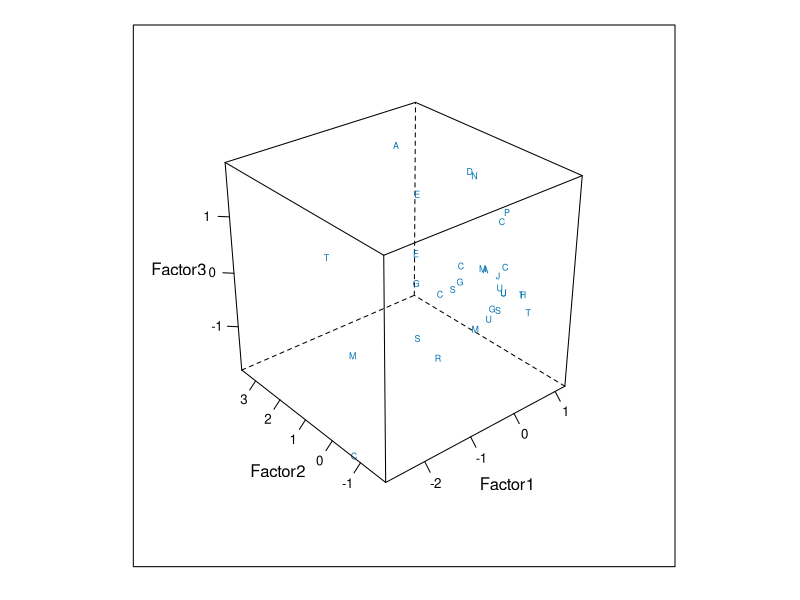
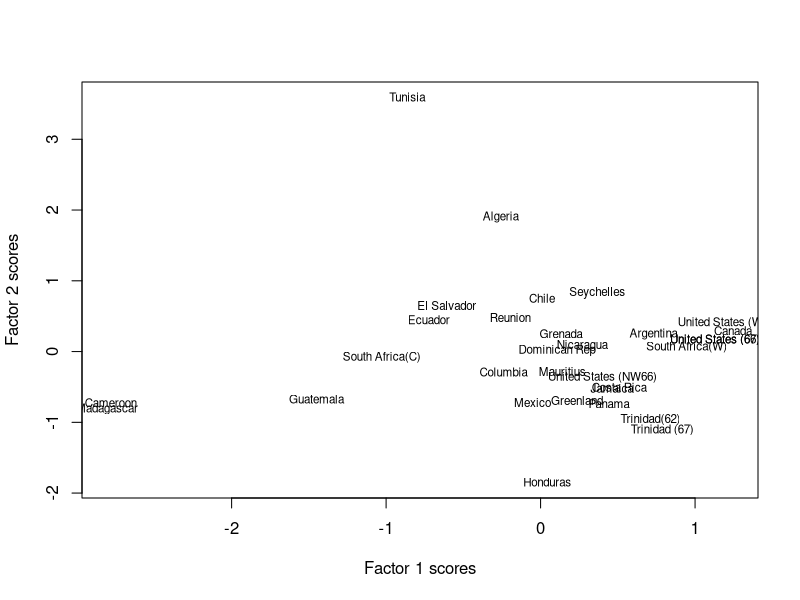
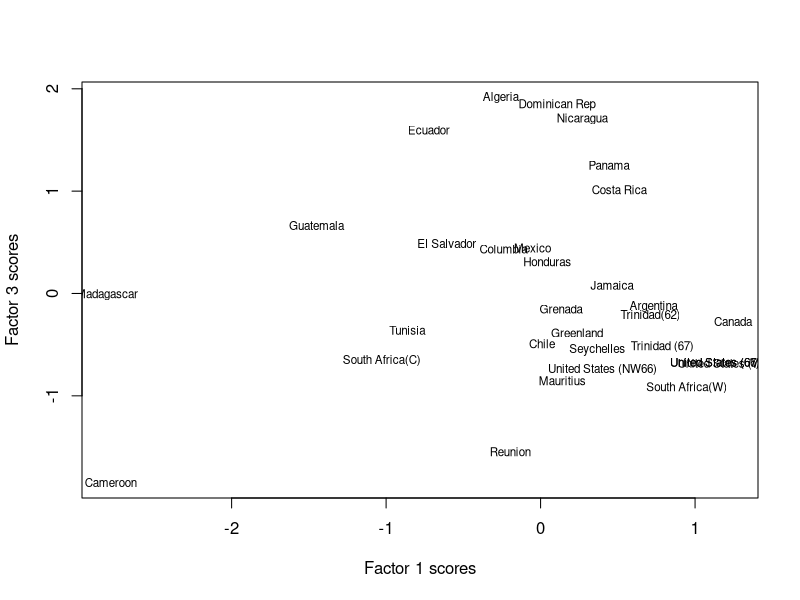
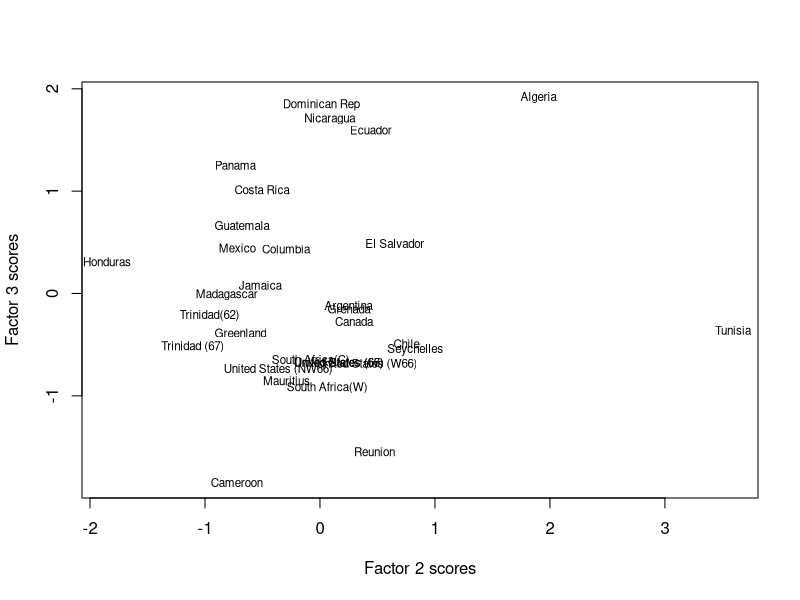
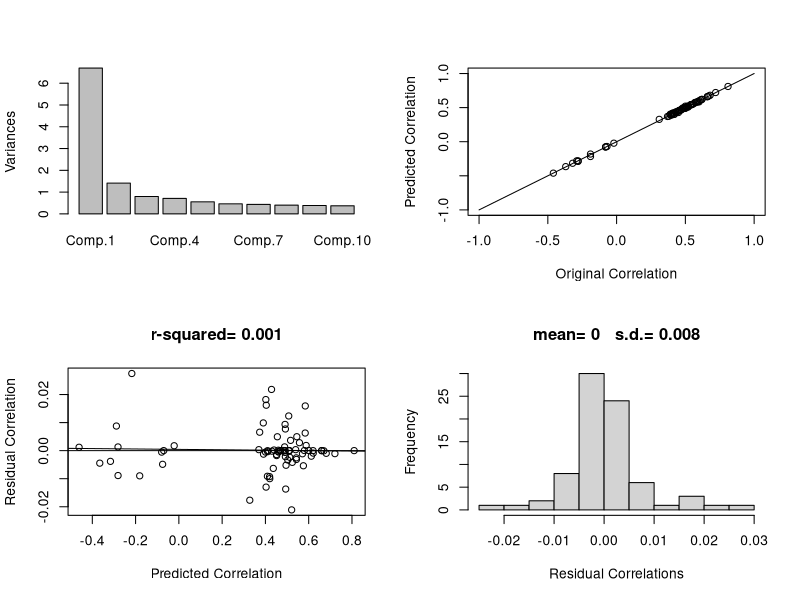
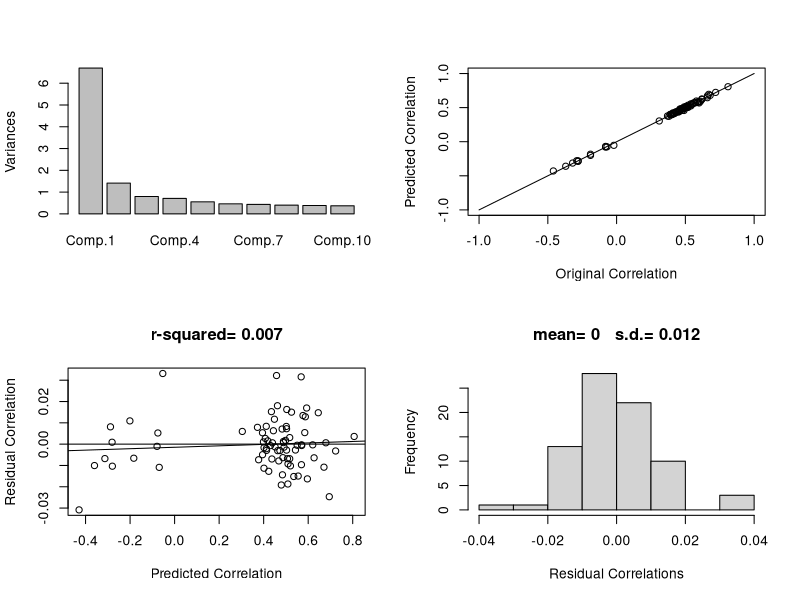
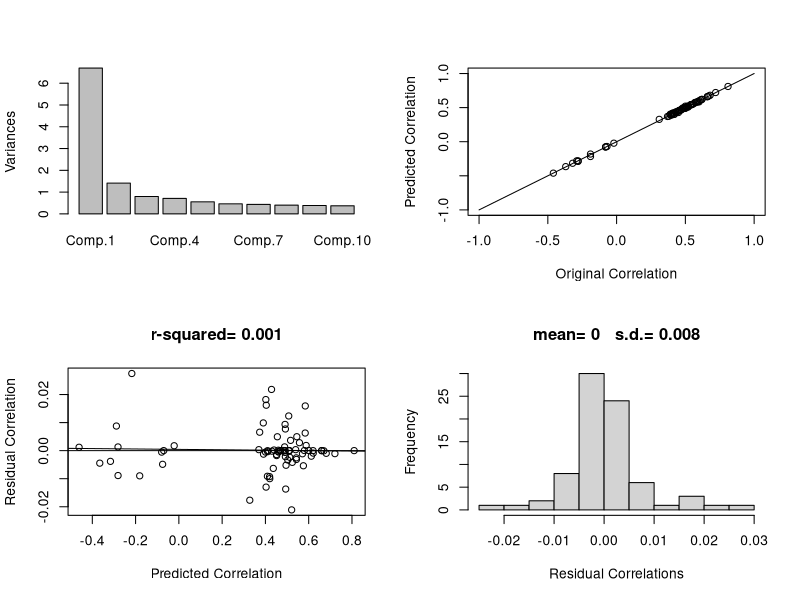
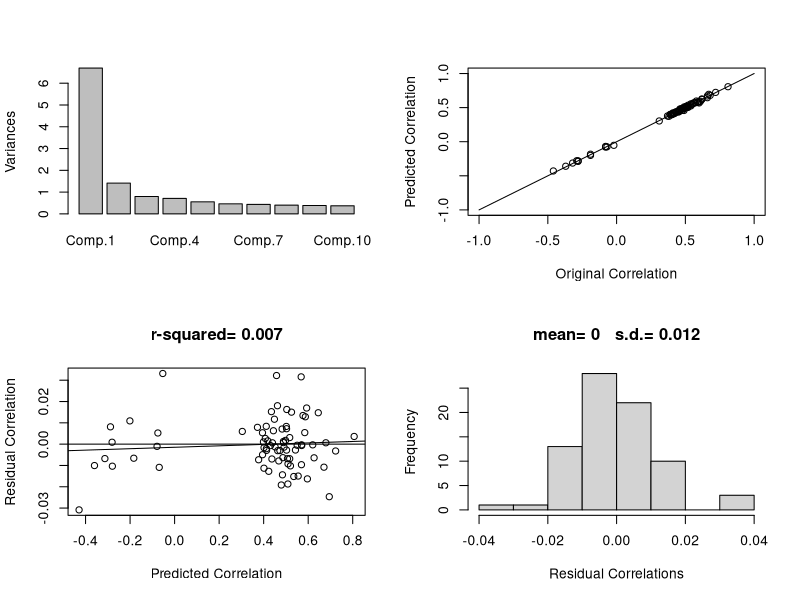

Write R code to recreate these figures, in order.
##########################################################################
######################                                                   #           
# R example code for factor analysis:                                    #
######################                                                   #
##########################################################################


## Example 1(a):

# The 13 observed variables in the WAIS study are as follows:
#X1 = Information
#X2 = Comprehension
#X3 = Arithmetic 
#X4 = Similarities 
#X5 = Digit.span 
#X6 = Vocabulary 
#X7 = Digit.symbol 
#X8 = Picture.completion 
#X9 = Block.design 
#X10 = Picture.arrangement 
#X11 = Object.assembly 
#X12 = Age 
#X13 = Education 

# The observed correlation matrix is:

wais.corr <- matrix( c(
    1,0.67,0.62,0.66,0.47,0.81,0.47,0.60,0.49,0.51,0.41,-0.07,0.66,
    .67,1,0.54,0.60,0.39,0.72,0.40,0.54,0.45,0.49,0.38,-0.08,0.52,
    .62,.54,1,0.51,0.51,0.58,0.41,0.46,0.48,0.43,0.37,-0.08,0.49,
    .66,.60,.51,1,0.41,0.68,0.49,0.56,0.50,0.50,0.41,-0.19,0.55,
    .47,.39,.51,.41,1,0.45,0.45,0.42,0.39,0.42,0.31,-0.19,0.43,
    .81,.72,.58,.68,.45,1,0.49,0.57,0.46,0.52,0.40,-0.02,0.62,
    .47,.40,.41,.49,.45,.49,1,0.50,0.50,0.52,0.46,-0.46,0.57,
    .60,.54,.46,.56,.42,.57,.50,1,0.61,0.59,0.51,-0.28,0.48,
    .49,.45,.48,.50,.39,.46,.50,.61,1,0.54,0.59,-0.32,0.44,
    .51,.49,.43,.50,.42,.52,.52,.59,.54,1,0.46,-0.37,0.49,
    .41,.38,.37,.41,.31,.40,.46,.51,.59,.46,1,-0.28,0.40,
    -.07,-.08,-.08,-.19,-.19,-.02,-.46,-.28,-.32,-.37,-.28,1,-0.29,
    .66,.52,.49,.55,.43,.62,.57,.48,.44,.49,.40,-.29,1
), nrow=13, ncol=13, byrow=T)

#Using the built-in R function factanal (which uses the maximum likelihood method):

# If we enter a covariance matrix (or correlation matrix) instead of a raw data matrix,
# we must tell R the number of observations in the data set with n.obs

factanal(covmat=wais.corr,factors=4, rotation="none", n.obs=933)
# Apparently 4 factors are not enough (P-value too small).

factanal(covmat=wais.corr,factors=5, rotation="none", n.obs=933)
# Apparently 5 factors are not enough (P-value still too small).

factanal(covmat=wais.corr,factors=6, rotation="none", n.obs=933)
# Apparently 6 factors are enough (P-value = 0.143).

# Let's save the final factor analysis solution as WAIS.fa.6 :

WAIS.fa.6 <- factanal(covmat=wais.corr,factors=6, rotation="none", n.obs=933)

# The specific variances for each variable are labeled "uniquenesses".
# We can request them by:

WAIS.fa.6$uniquenesses

# Since we are using a correlation matrix, the communalities are 1 minus the specific variances:

1-WAIS.fa.6$uniquenesses

# We see that X1 (= Information) shares very much of its variance with the other 12 variables via the factors.
# It is similar for X3 (= Arithmetic).

# The factors are not too interpretable.
# We will try a varimax rotation to aid interpretation:

WAIS.fa.6.v <- factanal(covmat=wais.corr,factors=6, rotation="varimax", n.obs=933)
WAIS.fa.6.v

# The first factor seems to be a combination of Information, Comprehension, and Vocabulary.
# Maybe a "Word ability" factor?

# The fourth factor seems to be a more mathematical factor.

## Example 1(b):

# The 11-variable WAIS correlation matrix:
# This 11-variable data set involves only the "test scores", 
# and drops the demographic variables.

wais.corr.11 <- wais.corr[1:11,1:11]

factanal(covmat=wais.corr.11,factors=4, rotation="none", n.obs=933)
# Apparently 4 factors are not enough (P-value too small).

factanal(covmat=wais.corr.11,factors=5, rotation="none", n.obs=933)
# Apparently 5 factors are enough (P-value = 0.256).

# With a varimax rotation:

WAIS.11.fa.5.v<-factanal(covmat=wais.corr.11,factors=5, rotation="varimax", n.obs=933)
WAIS.11.fa.5.v

# The first factor still seems to be a verbal factor, and the third is the math factor.

## Example 2:

######################################################################################################
######################################################################################################
##
## Entering the raw data for the life expectancy example:
##
"life" <- 
    structure(.Data = list(c(63., 34., 38., 59., 56., 62., 50., 65., 56., 69., 65., 64., 56., 60., 61., 49., 59., 63., 59., 65., 65., 64.,
                             64., 67., 61., 68., 67., 65., 59., 58., 57.)
                           , c(51., 29., 30., 42., 38., 44., 39., 44., 46., 47., 48., 50., 44., 44., 45., 40., 42., 44., 44., 48., 48., 63.,
                               43., 45., 40., 46., 45., 46., 43., 44., 46.)
                           , c(30., 13., 17., 20., 18., 24., 20., 22., 24., 24., 26., 28., 25., 22., 22., 22., 22., 23., 24., 28., 26., 21.,
                               21., 23., 21., 23., 23., 24., 23., 24., 28.)
                           , c(13., 5., 7., 6., 7., 7., 7., 7., 11., 8., 9., 11., 10., 6., 8., 9., 6., 8., 8., 14., 9., 7., 6., 8., 10., 8.,
                               8., 9., 10., 9., 9.)
                           , c(67., 38., 38., 64., 62., 69., 55., 72., 63., 75., 68., 66., 61., 65., 65., 51., 61., 67., 63., 68., 67., 68.,
                               68., 74., 67., 75., 74., 71., 66., 62., 60.)
                           , c(54., 32., 34., 46., 46., 50., 43., 50., 54., 53., 50., 51., 48., 45., 49., 41., 43., 48., 46., 51., 49., 47.,
                               47., 51., 46., 52., 51., 51., 49., 47., 49.)
                           , c(34., 17., 20., 25., 25., 28., 23., 27., 33., 29., 27., 29., 27., 25., 27., 23., 22., 26., 25., 29., 27., 25.,
                               24., 28., 25., 29., 28., 28., 27., 25., 28.)
                           , c(15., 6., 7., 8., 10., 14., 8., 9., 19., 10., 10., 11., 12., 9., 10., 8., 7., 9., 8., 13., 10., 9., 8., 10., 11.,
                               10., 10., 10., 12., 10., 11.)
    )
    , class = "data.frame"
    , names = c("m0", "m25", "m50", "m75", "w0", "w25", "w50", "w75")
    , row.names = c("Algeria", "Cameroon", "Madagascar", "Mauritius", "Reunion", "Seychelles", "South Africa(C)", "South Africa(W)",
                    "Tunisia", "Canada", "Costa Rica", "Dominican Rep", "El Salvador", "Greenland", "Grenada", "Guatemala",
                    "Honduras", "Jamaica", "Mexico", "Nicaragua", "Panama", "Trinidad(62)", "Trinidad (67)", 
                    "United States (66)", "United States (NW66)", "United States (W66)", "United States (67)", "Argentina",
                    "Chile", "Columbia", "Ecuador")
    )
##
##
######################################################################################################
######################################################################################################

# A data set called life has been created.


factanal(life,factors=1, rotation="varimax")
# One factor is clearly not enough (tiny P-value).

factanal(life,factors=2, rotation="varimax")
# Two factors are clearly not enough (tiny P-value).

factanal(life,factors=3, rotation="varimax")
# Three factors may be enough (P-value = 0.458).

# How could we interpret the three factors?

# Saving the result as life.fa.3.v:

life.fa.3.v <- factanal(life,factors=3, rotation="varimax")

# The communalities:

1-life.fa.3.v$uniquenesses

# We see that m0, m50, w0, w25, w50 share very much of their variances with the other variables via the factors.
# m25 and m75 are more "unique".
# What does this mean?

# Estimating factor scores for the life expectancy data set:

life.fa.3.scores <- factanal(life,factors=3, rotation="varimax",scores="regression")$scores

#### Plotting the 3 factor scores for this data set using a 3-D plot:

# Creating a data frame with the original data and the scores:

life.df <- data.frame(life, life.fa.3.scores)
attach(life.df)

### Doing a 3-D plot:

library(lattice)  # loading the lattice package
cloud(Factor3 ~ Factor1 * Factor2, xlim=range(Factor1), ylim=range(Factor2), zlim=range(Factor3), 
      pch=row.names(life.df),
      scales = list(distance = rep(1, 3), arrows = FALSE))

# Looking back at the factor scores:

life.df[,c("Factor1","Factor2","Factor3")]

row.names(life.df)[order(Factor1)]
# Recall factor 1 basically measures life expectancy at birth.
# We see Madagascar and Cameroon have the smallest values for Factor 1.
# The U.S .and Canada have high values for Factor 1.

row.names(life.df)[order(Factor2)]
# Recall factor 2 basically measures life expectancy for older women.
# Cameroon also has a low score for this factor.

row.names(life.df)[order(Factor3)]
# Factor 3 reflects (mostly) life expectancy for older men.
# Cameroon has the lowest score for this factor.
# Algeria has the highest score for Factor 3.

### Doing separate 2-D scatterplots of the factor scores:

# Factor 2 vs. Factor 1:

plot(Factor1, Factor2, type='n', xlab='Factor 1 scores', ylab='Factor 2 scores')
text(Factor1, Factor2, labels = row.names(life.df), cex = 0.7 )

# Factor 3 vs. Factor 1:

plot(Factor1, Factor3, type='n', xlab='Factor 1 scores', ylab='Factor 3 scores')
text(Factor1, Factor3, labels = row.names(life.df), cex = 0.7 )

# Factor 3 vs. Factor 2:

plot(Factor2, Factor3, type='n', xlab='Factor 2 scores', ylab='Factor 3 scores')
text(Factor2, Factor3, labels = row.names(life.df), cex = 0.7 )



#########################################################################################################


# A separate R function (and some auxilary functions) to do a variety of types of factor analysis:
# (Originally written by Dr. Brian Habing)

# Copy this long section of code into R first:

########################################### BEGIN CODE ##################################################
#########################################################################################################
#########################################################################################################
#########################################################################################################
#########################################################################################################
factpca<-function(x=NULL,r=cor(x)){
    #Performs Principal Components Factor Analysis using the#
    #correlation matrix.  Can be given either the raw data or the#
    #correlation matrix.#
    xeig<-eigen(r);xval<-xeig$values;xvec<-xeig$vectors
    for (i in 1:length(xval)){
        xvec[,i]<-xvec[,i]*sqrt(xval[i])}
    rownames(xvec)<-colnames(r)
    return(xvec)
}
factpf<-function(x=NULL,r=cor(x)){
    #Performs Principal Factor Factor Analysis using the#
    #correlation matrix.  Can be given either the raw data or the#
    #correlation matrix.#
    n<-ncol(r);redcormat<-r;diag(redcormat)<-apply(abs(r-diag(1,nrow=n,ncol=n)),2,max)
    xeig<-eigen(redcormat);xval<-xeig$values;xvec<-xeig$vectors
    for (i in 1:length(xval[xval>0])){
        xvec[,i]<-xvec[,i]*sqrt(xval[i])}
    rownames(xvec)<-colnames(x)
    return(xvec[,xval>0])
}
factiter<-function(x=NULL,r=cor(x),niter=100,maxfactors=ncol(r),diag=FALSE){
    #Performs Iterated Principal Factor Factor Analysis using the#
    #correlation matrix.  Can be given either the raw data or the#
    #correlation matrix.#  
    n<-ncol(r);temp<-matrix(0,nrow=n,ncol=n);comm<-matrix(0,nrow=niter+2,ncol=n);y<-factpf(r=r);m<-ncol(y)
    temp[1:n,1:m]<-y;comm[1,]<-apply(abs(r-diag(1,nrow=n,ncol=n)),2,max);comm[2,]<-apply(as.matrix(temp[,1:maxfactors])^2,1,sum)                 
    for (i in 3:(niter+2)){
        redcormat<-r;diag(redcormat)<-comm[i-1,];xeig<-eigen(redcormat);m<-min(maxfactors,length(xeig$values[xeig$values>0]))
        for (j in 1:m){
            xeig$vectors[,j]<-xeig$vectors[,j]*sqrt(xeig$values[j])} 
        temp<-matrix(0,nrow=n,ncol=n);temp[1:n,1:m]<-xeig$vectors[1:n,1:m];comm[i,]<-apply(as.matrix(temp[1:n,1:m])^2,1,sum)
    }
    loadings<-as.matrix(temp[1:n,1:m]);rownames(loadings)<-colnames(r);rownames(comm)<-(-1:niter)
    if (diag!=FALSE)
    {list(comm=comm,loadings=loadings)}
    else 
    {loadings}
}

fact<-function(x=NULL,r=cor(x),maxfactors=floor((2*ncol(r)+1-sqrt(8*ncol(r)+5))/2),
               method=c("iter","pf","pca","norm"),rotation=c("none","varimax","quartimax"),
               niter=100,full=FALSE,plot=TRUE,dec=3){
    method<-match.arg(method);rotation<-match.arg(rotation)
    if (rotation=="none"){rot="- no rotation"}
    if (rotation=="varimax"){rot="- varimax rotation"}
    if (rotation=="quartimax"){loaded<-library(GPArotation,logical.return=T)
    rot<-" - quartimax"
    if (loaded==F){
        rot<-"- varimax rotation"
        rotation<-"varimax"
        warning("GPArotation library is needed for",
                " quartimax rotation.  Varimax was used instead",
                call.=FALSE)}}
    if (method=="iter"){ftemp<-factiter(r=r,niter=niter,maxfactors=maxfactors,diag=T)
    loadings<-ftemp$loadings
    concheck<-max(abs(ftemp$comm[niter+2,]-ftemp$comm[niter+1,]))
    if (concheck>=5e-4){
        warning("Convergence not achieved, difference of ",
                as.character(round(concheck,5)),
                " after ",as.character(niter)," iterations.",
                call.=FALSE)}
    maxcon<-apply(ftemp$comm,1,max); maxlegal<-max(as.integer(names(maxcon[maxcon<1])))
    if (as.integer(maxlegal)<niter){
        warning("Communality greater than one, ",maxlegal,
                " was last legal iteration.",call.=FALSE)}
    meth<-paste("iterated principal factor",rot)}
    if (method=="pf"){loadings<-factpf(r=r)
    loadings<-loadings[,1:min(ncol(loadings),maxfactors)]
    meth<-paste("principal factor",rot)}
    if (method=="pca"){loadings<-factpca(r=r)
    loadings<-loadings[,1:min(ncol(loadings),maxfactors)]
    meth<-paste("principal components",rot)}
    if (method=="norm"){q<-ncol(r)
    maxfactors<-min(maxfactors,
                    floor((2*ncol(r)+1-sqrt(8*ncol(r)+5))/2))
    faout<-factanal(covmat=r,factors=maxfactors,rotation="none")
    loadings<-diag(rep(1,ncol(r)))%*%faout$loadings
    meth<-paste("multivariate normal",rot)}
    loadings<-as.matrix(loadings)
    if ((rotation=="varimax")&&(ncol(loadings)>1)){
        loadings<-diag(rep(1,ncol(r)))%*%varimax(loadings)$loadings}
    if ((rotation=="quartimax")&&(ncol(loadings)>1)){
        loadings<-quartimax(loadings,normalize=TRUE)$loadings}
    loadings<-as.matrix(loadings)
    loadings<-loadings[,order(apply(-loadings^2,2,sum))]
    loadings<-as.matrix(loadings)
    colnames(loadings)<-paste("Factor",as.character(1:ncol(loadings)),sep="")
    rownames(loadings)<-colnames(r)
    resid<-r-loadings%*%t(loadings)-diag(1-apply(loadings^2,1,sum))
    cortri<-r[upper.tri(r)]
    restri<-resid[upper.tri(resid)]
    predtri<-cortri-restri
    if (plot==TRUE){
        par(mfrow=c(2,2))
        plot(princomp(covmat=r),main="")
        plot(cortri,predtri,xlab="Original Correlation",
             ylab="Predicted Correlation",xlim=c(-1,1),ylim=c(-1,1))
        lines(c(-1,1),c(-1,1))
        plot(predtri,restri,xlab="Predicted Correlation",ylab="Residual Correlation",
             main=paste("r-squared=",as.character(round(cor(predtri,restri)^2,3))))
        lines(c(-1,1),c(0,0))
        abline(lm(restri~predtri))
        hist(restri,xlab="Residual Correlations",
             main=paste("mean=",as.character(round(mean(restri),3)),
                        "  s.d.=",as.character(round(sd(restri),3))))
        par(mfrow=c(1,1))
    }
    loadings<-t(t(loadings)*sign(apply(sign(loadings),2,sum)+.001))
    evs<-eigen(r)$values
    comm<-apply(loadings^2,1,sum)
    names(comm)<-colnames(r)
    vexpl<-apply(loadings^2,2,sum)
    vexpl<-rbind(vexpl,vexpl/ncol(r))
    colnames(vexpl)<-colnames(loadings)
    rownames(vexpl)<-c("variance explained","percent explained")
    resid<-resid
    if (full!=TRUE){resid<-summary(resid[upper.tri(resid)])}
    list(eigen.values=round(evs,dec),
         method=meth,
         loadings=round(loadings,dec),
         communalities=round(comm,dec),
         importance=round(vexpl,dec),
         residuals=round(resid,dec))
}
#########################################################################################################
#########################################################################################################
#########################################################################################################
#########################################################################################################
############################################# END CODE ##################################################

# Note this can do both ML factor analysis and principal factor analysis.

# It also does either no rotation, varimax rotation, 
# or (if you install the GPArotation package first) quartimax rotation.

# By default, it gives some excellent graphics for checking model assumptions:

# Example on the WAIS data:

# method = "norm" means ML using the normality assumption.
fact(r=wais.corr,method="norm",rotation="none",maxfactors=6)

# method = "pf" means principal factor analysis.
fact(r=wais.corr,method="pf",rotation="none",maxfactors=6)

# ML with varimax rotation:
fact(r=wais.corr,method="norm",rotation="varimax",maxfactors=6)

# principal factor analysis with varimax rotation:
fact(r=wais.corr,method="pf",rotation="varimax",maxfactors=6)


# Example on the life expectancy data:

# ML with varimax rotation:
fact(x=life,method="norm",rotation="varimax",maxfactors=3)

# principal factor analysis with varimax rotation:
fact(x=life,method="pf",rotation="varimax",maxfactors=3)


